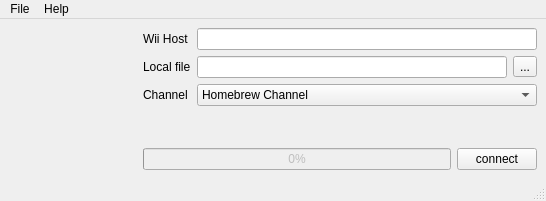
<ui version="4.0" >
 <class>mainform</class>
 <widget class="QMainWindow" name="mainform" >
  <property name="geometry" >
   <rect>
    <x>0</x>
    <y>0</y>
    <width>546</width>
    <height>201</height>
   </rect>
  </property>
  <property name="windowTitle" >
   <string>WiiTCPLoad GUI v0.01</string>
  </property>
  <widget class="QWidget" name="centralwidget" >
   <layout class="QGridLayout" >
    <item rowspan="2" row="0" column="0" >
     <layout class="QGridLayout" >
      <item row="0" column="0" >
       <widget class="QLabel" name="label_5" >
        <property name="text" >
         <string/>
        </property>
        <property name="pixmap" >
         <pixmap resource="../resource.qrc" >:/new/prefix1/krfb.png</pixmap>
        </property>
       </widget>
      </item>
      <item row="1" column="0" >
       <spacer>
        <property name="orientation" >
         <enum>Qt::Vertical</enum>
        </property>
        <property name="sizeHint" >
         <size>
          <width>128</width>
          <height>16</height>
         </size>
        </property>
       </spacer>
      </item>
     </layout>
    </item>
    <item row="0" column="1" >
     <layout class="QGridLayout" >
      <item row="0" column="0" >
       <widget class="QLabel" name="label_6" >
        <property name="text" >
         <string>Wii Host</string>
        </property>
       </widget>
      </item>
      <item row="0" column="1" colspan="2" >
       <widget class="QLineEdit" name="wiiHostName" />
      </item>
      <item row="1" column="0" >
       <widget class="QLabel" name="label_7" >
        <property name="text" >
         <string>Local file</string>
        </property>
       </widget>
      </item>
      <item row="1" column="1" >
       <widget class="QLineEdit" name="localFile" />
      </item>
      <item row="1" column="2" >
       <widget class="QToolButton" name="openFile" >
        <property name="text" >
         <string>...</string>
        </property>
       </widget>
      </item>
      <item row="2" column="0" >
       <widget class="QLabel" name="label_8" >
        <property name="text" >
         <string>Channel</string>
        </property>
       </widget>
      </item>
      <item row="2" column="1" colspan="2" >
       <widget class="QComboBox" name="channelSelect" >
        <item>
         <property name="text" >
          <string>Homebrew Channel</string>
         </property>
        </item>
        <item>
         <property name="text" >
          <string>TCPLoader Channel</string>
         </property>
        </item>
       </widget>
      </item>
      <item row="3" column="1" >
       <spacer>
        <property name="orientation" >
         <enum>Qt::Vertical</enum>
        </property>
        <property name="sizeHint" >
         <size>
          <width>20</width>
          <height>40</height>
         </size>
        </property>
       </spacer>
      </item>
     </layout>
    </item>
    <item row="1" column="1" >
     <layout class="QGridLayout" >
      <item row="0" column="1" >
       <widget class="QPushButton" name="readyBtn" >
        <property name="sizePolicy" >
         <sizepolicy vsizetype="Fixed" hsizetype="Fixed" >
          <horstretch>0</horstretch>
          <verstretch>0</verstretch>
         </sizepolicy>
        </property>
        <property name="text" >
         <string>connect</string>
        </property>
       </widget>
      </item>
      <item row="0" column="0" >
       <widget class="QProgressBar" name="progressBar" >
        <property name="enabled" >
         <bool>false</bool>
        </property>
        <property name="value" >
         <number>0</number>
        </property>
       </widget>
      </item>
     </layout>
    </item>
   </layout>
  </widget>
  <widget class="QMenuBar" name="menubar" >
   <property name="geometry" >
    <rect>
     <x>0</x>
     <y>0</y>
     <width>546</width>
     <height>26</height>
    </rect>
   </property>
   <widget class="QMenu" name="menuFile" >
    <property name="title" >
     <string>File</string>
    </property>
    <addaction name="actionOpen" />
    <addaction name="actionExit" />
   </widget>
   <widget class="QMenu" name="menuHelp" >
    <property name="title" >
     <string>Help</string>
    </property>
    <addaction name="actionAbout_WiiTCPLoad" />
    <addaction name="actionAbout_Qt" />
   </widget>
   <addaction name="menuFile" />
   <addaction name="menuHelp" />
  </widget>
  <widget class="QStatusBar" name="statusbar" />
  <action name="actionExit" >
   <property name="text" >
    <string>Exit</string>
   </property>
  </action>
  <action name="actionOpen" >
   <property name="text" >
    <string>Open</string>
   </property>
  </action>
  <action name="actionAbout_Qt" >
   <property name="text" >
    <string>About Qt</string>
   </property>
  </action>
  <action name="actionAbout_WiiTCPLoad" >
   <property name="text" >
    <string>About WiiTCPLoad</string>
   </property>
  </action>
 </widget>
 <resources>
  <include location="../resource.qrc" />
 </resources>
 <connections/>
</ui>
